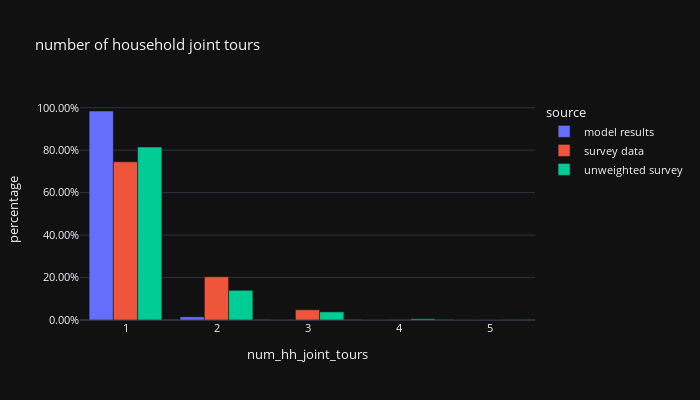

Here is the notebook cell this chart was saved with:
### Code cell
df_plot = hh_data.groupby(['source','num_hh_joint_tours'])[['hh_weight']].sum().reset_index()
df_plot['percentage'] = df_plot.groupby(['source'], group_keys=False)['hh_weight']. \
    apply(lambda x: x / float(x.sum()))

fig = px.bar(df_plot, x="num_hh_joint_tours", y="percentage", color="source",barmode="group", 
             # color_discrete_sequence=config['psrc_color'],
             title="number of household joint tours")
fig.for_each_annotation(lambda a: a.update(text = a.text.split("=")[-1]))
fig.update_layout(height=400, width=700, font=dict(size=11), yaxis=dict(tickformat=".2%"), xaxis=dict(dtick="1"))
fig.show()

### Figure 1 — Plotly figure (JSON) as saved in the notebook; plotly's stock layout.template omitted (floating-point values rounded to 4 significant figures)
{"data": [{"alignmentgroup": "True", "hovertemplate": "source=model results<br>num_hh_joint_tours=%{x}<br>percentage=%{y}<extra></extra>", "legendgroup": "model results", "marker": {"color": "#636efa", "pattern": {"shape": ""}}, "name": "model results", "offsetgroup": "model results", "orientation": "v", "showlegend": true, "textposition": "auto", "x": [1, 2, 3, 4, 5], "xaxis": "x", "y": [0.9844, 0.01487, 0.0005876, 0.000121, 5.185e-05], "yaxis": "y", "type": "bar"}, {"alignmentgroup": "True", "hovertemplate": "source=survey data<br>num_hh_joint_tours=%{x}<br>percentage=%{y}<extra></extra>", "legendgroup": "survey data", "marker": {"color": "#EF553B", "pattern": {"shape": ""}}, "name": "survey data", "offsetgroup": "survey data", "orientation": "v", "showlegend": true, "textposition": "auto", "x": [1, 2, 3, 4, 5], "xaxis": "x", "y": [0.7454, 0.2039, 0.04818, 0.002419, 0.0001075], "yaxis": "y", "type": "bar"}, {"alignmentgroup": "True", "hovertemplate": "source=unweighted survey<br>num_hh_joint_tours=%{x}<br>percentage=%{y}<extra></extra>", "legendgroup": "unweighted survey", "marker": {"color": "#00cc96", "pattern": {"shape": ""}}, "name": "unweighted survey", "offsetgroup": "unweighted survey", "orientation": "v", "showlegend": true, "textposition": "auto", "x": [1, 2, 3, 4, 5], "xaxis": "x", "y": [0.8147, 0.1399, 0.0381, 0.005861, 0.001465], "yaxis": "y", "type": "bar"}], "layout": {"xaxis": {"anchor": "y", "domain": [0.0, 1.0], "title": {"text": "num_hh_joint_tours"}, "dtick": "1"}, "yaxis": {"anchor": "x", "domain": [0.0, 1.0], "title": {"text": "percentage"}, "tickformat": ".2%"}, "legend": {"title": {"text": "source"}, "tracegroupgap": 0}, "title": {"text": "number of household joint tours"}, "barmode": "group", "font": {"size": 11}, "height": 400, "width": 700}}
